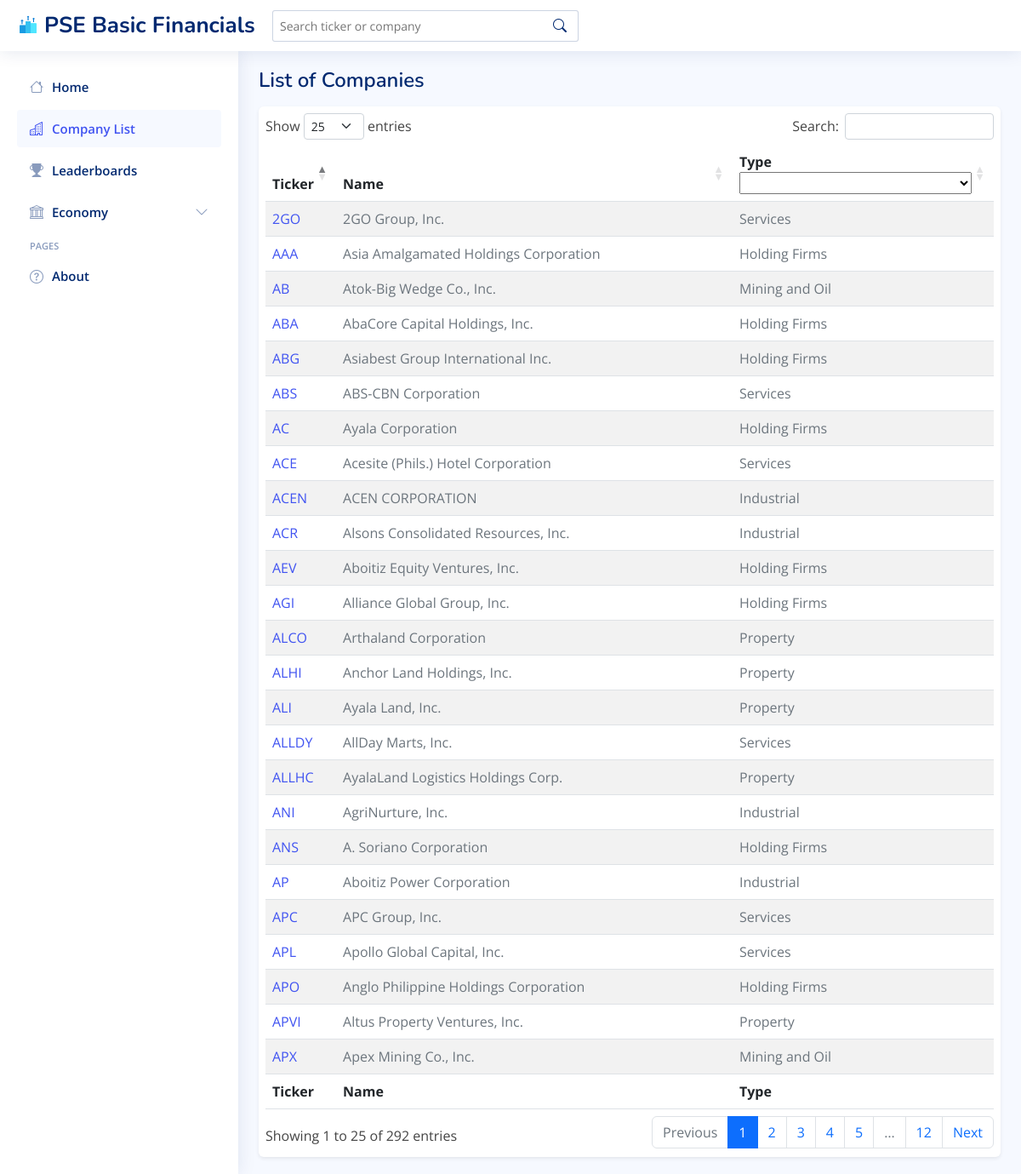
Before: /company-list/ with the older database file.
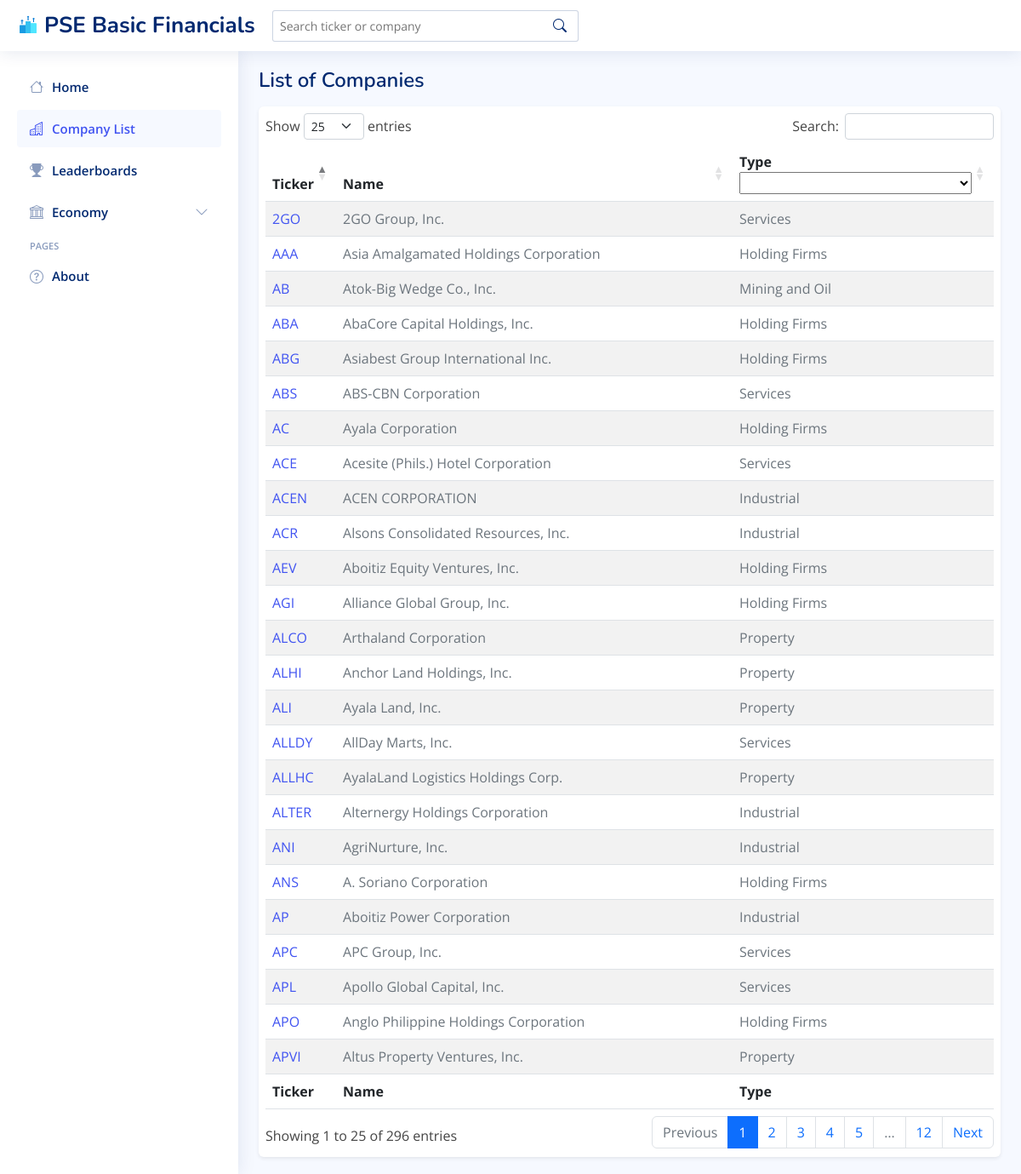
After: the same page with the newer database file.
### base/models.py (models this page shows, shortened)
class Company(models.Model):
    ticker = models.CharField(max_length=120)
    name = models.CharField(max_length=120, null=True, blank=True)
    type = models.ForeignKey(Industry, on_delete=models.SET_NULL, null=True, db_column='type')
    about = models.TextField(null=True, blank=True)

class Industry(models.Model):
    type = models.CharField(max_length=120)
    def __str__(self):
        return self.type

### base/views.py (the view)
# urls.py: path('company-list/', views.companyList, name='company-list'),
def companyList(request):
    q = request.GET.get('q') if request.GET.get('q') != None else ''
    companies = Company.objects.all()
    context = {'companies':companies,
                'q':q}
    return render(request, 'base/company_list.html', context)

### base/templates/base/company_list.html (shortened to what this page needs)
{% extends 'index.html' %}
{% block content %}
<div class="pagetitle mb-3">
    <h1>List of Companies</h1>
</div>
<section class="section">
    <div class="container-fuid bg-white shadow-sm p-2 rounded-2">
        <table id="company-list" class="table table-striped" style="width:100%">
            <thead>
                <tr>
                    <th>Ticker</th>
                    <th>Name</th>
                    <th>Type</th>
                </tr>
            </thead>
            <tbody>
                {% for company in companies %}
                <tr>
                    <td><a href="{% url 'base:company' company.ticker %}">{{company.ticker}}</a></td>
                    <td><a class="text-muted" href="{% url 'base:company' company.ticker %}">{{company.name}}</a></td>
                    <td class="text-muted">{{company.type}}</td>
                </tr>
                {% endfor %}
            </tbody>
            <tfoot>
                <tr>
                    <th>Ticker</th>
                    <th>Name</th>
                    <th>Type</th>
                </tr>
            </tfoot>
        </table>
    </div>
</section>
{% endblock %}

### templates/index.html (shortened to what this page needs)
<!DOCTYPE html>
<html lang="en">
{% load static %}
{% load humanize %}
<head>
  <link href="{% static 'assets/vendor/bootstrap/css/bootstrap.min.css' %}" rel="stylesheet">
  <link href="{% static 'assets/vendor/bootstrap-icons/bootstrap-icons.css' %}" rel="stylesheet">
  <link href="{% static 'assets/vendor/boxicons/css/boxicons.min.css' %}" rel="stylesheet">
  <link href="{% static 'assets/vendor/quill/quill.snow.css' %}" rel="stylesheet">
  <link href="{% static 'assets/vendor/quill/quill.bubble.css' %}" rel="stylesheet">
  <link href="{% static 'assets/vendor/remixicon/remixicon.css' %}" rel="stylesheet">
  <link href="{% static 'assets/vendor/simple-datatables/style.css' %}" rel="stylesheet">
  <link href="{% static 'assets/css/style.css' %}" rel="stylesheet">
  <link rel="stylesheet" href="https://cdn.datatables.net/1.13.1/css/dataTables.bootstrap5.min.css">
</head>
<body>
  {% include 'navbar.html' %}
  {% include 'sidebar.html' %}
  <main id="main" class="main px-4">
    {% block content %}
    {% endblock %}
  </main>
</body>
</html>

### templates/navbar.html (shortened to what this page needs)
{% load static %}
  <header id="header" class="header fixed-top d-flex align-items-center">
    <div class="d-flex align-items-center justify-content-between">
      <a href="{% url 'base:home' %}" class="logo d-flex align-items-center">
        <img src="{% static 'assets/img/logo.png' %}" alt="">
        <span class="d-none d-lg-block">PSE Basic Financials</span>
      </a>
    </div>
    <div class="search-bar">
      <div class="search--container position-relative">
        <form class="search-form d-flex align-items-center" method="get" action="{% url 'base:company-list' %}" autocomplete="off">
          <input type="text" name="q" placeholder="Search ticker or company" title="Enter search keyword" id="search-input">
          <button type="submit" title="Search"><i class="bi bi-search"></i></button>
        </form>
      </div>
    </div>
  </header>

### templates/sidebar.html (shortened to what this page needs)
  {% load static %}
  {% if request.path == '/' %}
  <aside id="sidebar" class="sidebar-home">
  {% else %}
  <aside id="sidebar" class="sidebar">
  {% endif %}
    <ul class="sidebar-nav" id="sidebar-nav">
      <li class="nav-item">
        <a class="nav-link collapsed" href="{% url 'base:home' %}" id="home-side-nav">
          <i class="bi bi-house"></i>
          <span>Home</span>
        </a>
      <li class="nav-item">
        <a class="nav-link collapsed" href="{% url 'base:company-list' %}" id="company-list-side-nav">
          <i class="bi bi-building"></i>
          <span>Company List</span>
        </a>
      </li>
      <li class="nav-item">
        <a class="nav-link collapsed" href="{% url 'base:leaderboards' %}" id="leaderboards-side-nav">
          <i class="bi bi-trophy-fill"></i>
          <span>Leaderboards</span>
        </a>
      </li>
      <li class="nav-item">
        <a class="nav-link collapsed" data-bs-target="#economy-nav" data-bs-toggle="collapse" href="." id="economy-side-nav">
          <i class="bi bi-bank"></i>
          <span>Economy</span>
          <i class="bi bi-chevron-down ms-auto"></i>
        </a>
      </li>
      <li class="nav-heading">Pages</li>
      <li class="nav-item">
        <a class="nav-link collapsed" href="{% url 'base:about' %}" id="about-side-nav">
          <i class="bi bi-question-circle"></i>
          <span>About</span>
        </a>
      </li>
    </ul>
  </aside>

### static/assets/css/style.css (style rules this page uses)
:root { scroll-behavior: smooth; }
body { font-family: "Open Sans", sans-serif; background: #f6f9ff; color: #444444; }
a { color: #4154f1; text-decoration: none; }
h1, h2, h3, h4, h5, h6 { font-family: "Nunito", sans-serif; }
#main { margin-top: 60px; padding: 20px 30px; transition: all 0.3s; }
.pagetitle { margin-bottom: 0px; }
.pagetitle h1 { font-size: 24px; margin-bottom: 0; font-weight: 600; color: #012970; }
.logo { line-height: 1; }
@media (min-width: 691px) { .logo { width: 300px; } }
.logo img { max-height: 26px; margin-right: 6px; }
.logo span { font-size: 26px; font-weight: 700; color: #012970; font-family: "Nunito", sans-serif; }
.header { transition: all 0.5s; z-index: 997; height: 60px; box-shadow: 0px 2px 20px rgba(1, 41, 112, 0.1); background-color: #fff; padding-left: 20px; }
.header .search-bar, .search-bar-home { min-width: 360px; padding: 0; }
.header .search-form { width: 100%; }
.header .search-form input, .input-home { border: 0; font-size: 14px; color: #012970; border: 1px solid rgba(1, 41, 112, 0.2); padding: 7px 38px 7px 8px; border-radius: 3px; transition: 0.3s; width: 100%; }
.header .search-form button, .button-search-home { border: 0; padding: 0; margin-left: -30px; background: none; }
.header .search-form button i, .button-search-home { color: #012970; }
.sidebar, .sidebar-home { position: fixed; top: 60px; left: 0; bottom: 0; width: 280px; z-index: 996; transition: all 0.3s; padding: 20px; overflow-y: auto; scrollbar-width: thin; scrollbar-color: #aab7cf transparent; box-shadow: 0px 0px 20px rgba(1, 41, 112, 0.1); background-color: #fff; }
@media (min-width: 993px) { #main, #footer { margin-left: 280px; } }
.sidebar-nav { padding: 0; margin: 0; list-style: none; }
.sidebar-nav li { padding: 0; margin: 0; list-style: none; }
.sidebar-nav .nav-item { margin-bottom: 5px; transition: all 0.15s; }
.sidebar-nav .nav-heading { font-size: 11px; text-transform: uppercase; color: #899bbd; font-weight: 600; margin: 10px 0 5px 15px; }
.sidebar-nav .nav-link { display: flex; align-items: center; font-size: 15px; font-weight: 600; color: #4154f1; transition: 0.3; background: #f6f9ff; padding: 10px 15px; border-radius: 4px; }
.sidebar-nav .nav-link i { font-size: 16px; margin-right: 10px; color: #4154f1; }
.sidebar-nav .nav-link.collapsed { color: #012970; background: #fff; }
.sidebar-nav .nav-link.collapsed i { color: #899bbd; }
.sidebar-nav .nav-link .bi-chevron-down { margin-right: 0; transition: transform 0.2s ease-in-out; }
thead tr:nth-child(1) th { position: sticky; top: 0; z-index: 11; }
thead tr:nth-child(1) th:nth-child(1) { position: sticky; left: 0; top: 0; z-index: 12; }
section { animation: dropdown-animate 0.4s; }
tr { transition: all .15s; }
@media (min-width: 375px) { .logo .d-lg-block { display: block!important; } }

Changed rows visible on the page:
no longer on this page (row unchanged): Company: ticker "APX", name "Apex Mining Co., Inc.", type "Mining and Oil"
added Company: ticker "ALTER", name "Alternergy Holdings Corporation", type "Industrial"
Other visible differences:
text written by a page script: "Show entries Search: Showing 1 to 25 of 292 entries Previous 1 2 3 4 5 … 12 Next" → "Show entries Search: Showing 1 to 25 of 296 entries Previous 1 2 3 4 5 … 12 Next"
